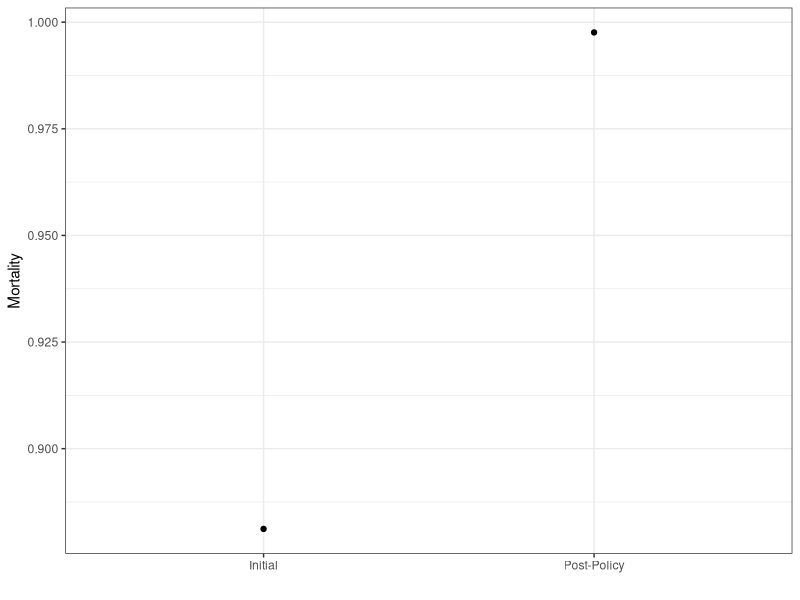

Source code (R):
#### Preamble ####
# Purpose: Generates Figure 3.
# Date: 14 February 2024
# License: MIT

library(tidyverse)
library(ggthemes)

data <- read_csv("data/analysis_data/mr.csv")

data <- data |>
  group_by(year >= 2010) |>
  summarise(avg_rate = mean(dr)*100) |>
  ungroup() |>
  rename(policy = "year >= 2010") |>
  mutate(policy = case_when(
    policy == TRUE ~ "Post-Policy",
    policy == FALSE ~ "Initial")
  )

plot <- data |>
  ggplot(aes(x = policy)) +
  theme_fivethirtyeight() +
  theme_bw() +
  geom_point(aes(y = avg_rate)) +
  labs(y = "Mortality", x = "")

ggsave("other/figures/figure3.png", plot)
